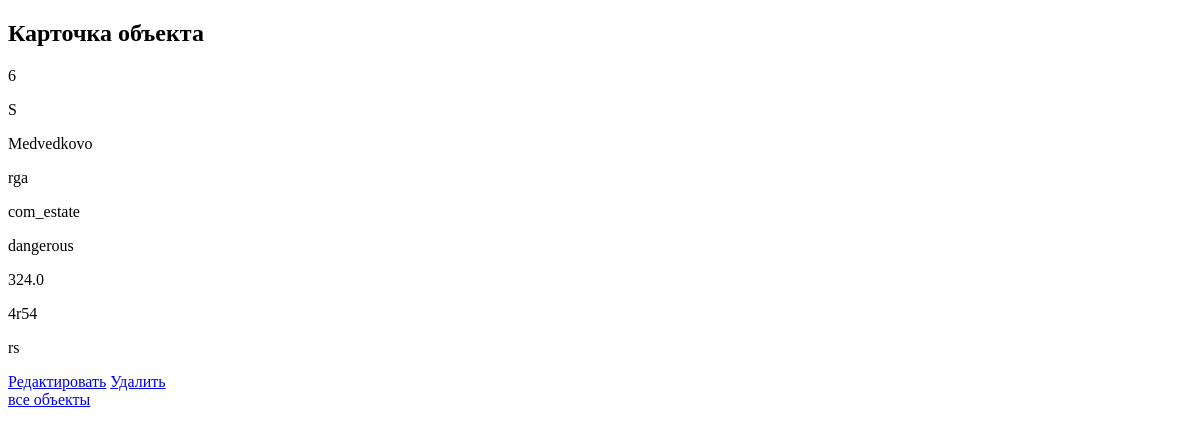
/estate_objects/6, run on an earlier commit of the app's database.
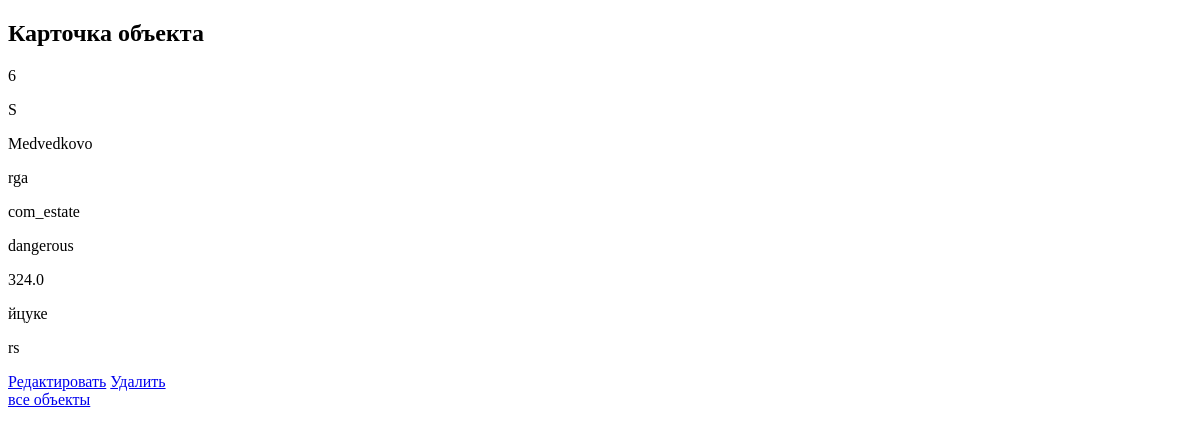
And on a later commit of the database.
### estate_objects/models.py (models this page shows, shortened)
class EstateObject(models.Model):
    division = models.CharField(max_length=2, choices=DIVISIONS, verbose_name='Округ')
    district = models.CharField(max_length=32, choices=DISTRICTS, verbose_name='Район')
    address = models.CharField(max_length=256, verbose_name='Адрес')
    obj_type = models.CharField(max_length=16, choices=OBJ_TYPES, verbose_name='Тип объекта')
    condition = models.CharField(max_length=32, choices=CONDITIONS, verbose_name='Состояние объекта')
    area = models.FloatField(validators=[MinValueValidator(0)], verbose_name='Площадь объекта')
    owner = models.CharField(max_length=256, verbose_name='Собственник')
    current_holder = models.CharField(max_length=256, verbose_name='Фактический пользователь')
    media_files = models.FileField(upload_to='photo_video/', verbose_name='Фото/видео')

### estate_objects/views.py (the view)
# urls.py: path('<int:pk>', ObjectDetails.as_view(), name='object_details'),
class ObjectDetails(DetailView):
    model = EstateObject
    template_name = 'object.html'
    context_object_name = 'object'

### templates/object.html (shortened to what this page needs)
<!DOCTYPE html>
<html lang="en">
<head>
</head>
<body>
    <h2>Карточка объекта</h2>
    <p>{{ object.pk }}</p>
    <p>{{ object.division }}</p>
    <p>{{ object.district }}</p>
    <p>{{ object.address }}</p>
    <p>{{ object.obj_type }}</p>
    <p>{{ object.condition }}</p>
    <p>{{ object.area }}</p>
    <p>{{ object.owner }}</p>
    <p>{{ object.current_holder }}</p>
    <a href="{% url 'object_update' object.id %}">Редактировать</a>
    <a href="{% url 'object_delete' object.id %}">Удалить</a>
    <div class="">
        <a class="nav-link" href="{% url 'objects_list' %}">все объекты</a>
    </div>
</body>
</html>

What changed in the data, as far as the page shows it:
changed EstateObject "Medvedkovo": owner "4r54" → "йцуке"
